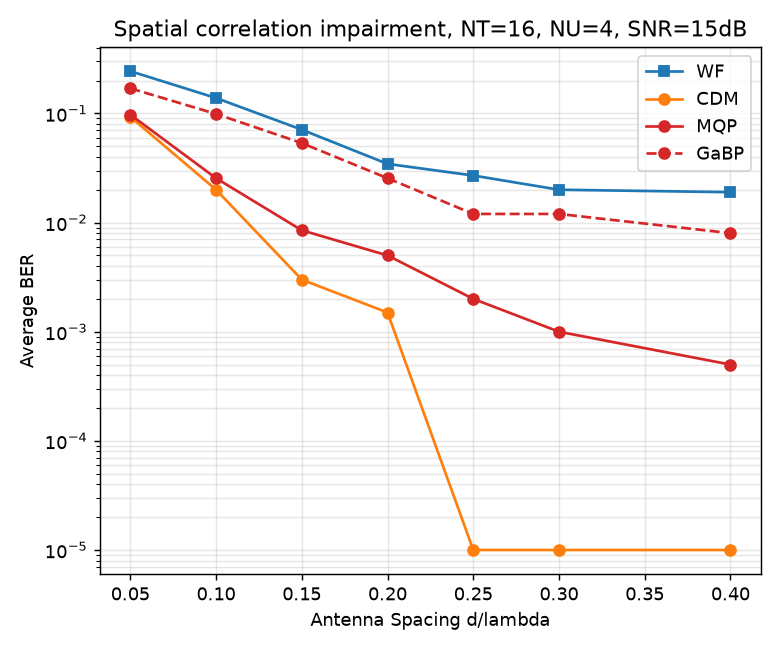

Reproduce this figure in Python.
"""
experiments/fig6_spatial_corr.py -- reproduces Fig. 6(b): robustness to
spatially correlated channels via the Kronecker/Jakes model, eqs (50)-(51).

Uses NT=16, NU=4, QPSK, 1-bit at a fixed SNR (matching the paper's use of
a fixed operating SNR for this sweep, though the paper itself uses 16-QAM
2-bit here -- switched to 1-bit given mqp.py's documented open limitation
at higher resolutions; the qualitative story -- rising BER as spacing
shrinks and correlation grows -- doesn't depend on that choice).

Run:  python3 experiments/fig6_spatial_corr.py
Output: fig6_spatial_corr.png in this directory.
"""

import sys
import os
sys.path.insert(0, os.path.dirname(os.path.dirname(os.path.abspath(__file__))))

import numpy as np
import matplotlib.pyplot as plt

from system_model import (gen_alphabet, qam_constellation, gray_bitmap,
                           beta_star, Qb, kronecker_correlated_channel)
from baselines import precoder_wf , cdm
from mqp import mqp
from gabp import gabp

N_TRIALS = 250
SPACING_RANGE = [0.05, 0.1, 0.15, 0.2, 0.25, 0.3, 0.4]
NT, NU, M, b, P = 16, 4, 4, 1, 1.0
SNR_DB = 15  # matches the paper's fixed operating point for this sweep


def run():
    sigma_n2 = P / (10 ** (SNR_DB / 10))
    levels, thresholds, C = gen_alphabet(b, P, NT)
    Sconst = qam_constellation(M)
    bitmap = gray_bitmap(M)
    methods = ["WF", "CDM", "MQP", "GaBP"]
    ber = {m: [] for m in methods}

    for d_lambda in SPACING_RANGE:
        errs = {m: 0 for m in methods}
        nbits = 0
        rng = np.random.default_rng(23)

        for _ in range(N_TRIALS):
            H = kronecker_correlated_channel(NU, NT, d_lambda, rng)
            sym_idx = rng.integers(0, M, NU)
            s = Sconst[sym_idx]
            true_bits = bitmap[sym_idx]
            n = (rng.standard_normal(NU) + 1j * rng.standard_normal(NU)) * np.sqrt(sigma_n2 / 2)

            def score(x):
                beta = beta_star(s, H, x, NU, sigma_n2)
                y = H @ x + n
                shat = beta * y
                det_idx = np.argmin(np.abs(shat[:, None] - Sconst[None, :]), axis=1)
                return np.sum(bitmap[det_idx] != true_bits)

            x_wf = Qb(precoder_wf(s, H, P, NU, sigma_n2), levels, thresholds)
            errs["WF"] += score(x_wf)

            x_cdm = cdm(s, H, C, NU, sigma_n2, x_wf.copy())
            errs["CDM"] += score(x_cdm)

            x_m, _ = mqp(s, H, C, P, NU, sigma_n2, np.zeros(NT, dtype=complex), Tmax=30)
            errs["MQP"] += score(Qb(x_m, levels, thresholds))

            x_g, _ = gabp(s, H, C, NU, sigma_n2, kmax=150, rho_damp=0.15, lam_check=20)
            errs["GaBP"] += score(Qb(x_g, levels, thresholds))

            nbits += true_bits.size

        for m in methods:
            ber[m].append(max(errs[m] / nbits, 1e-5))
        print(f"  d/lambda={d_lambda:.2f}  errors -- WF:{errs['WF']:5d} CDM:{errs['CDM']:5d} "
              f"MQP:{errs['MQP']:5d} GaBP:{errs['GaBP']:5d}  (of {nbits} bits)")

    return ber


if __name__ == "__main__":
    print(f"NT={NT}, NU={NU}, QPSK, 1-bit, SNR={SNR_DB}dB, sweeping antenna spacing d/lambda")
    ber = run()

    fig, ax = plt.subplots(figsize=(6, 5))
    styles = {"WF": ("tab:blue", "s-"), "CDM": ("tab:orange", "o-"),
              "MQP": ("tab:red", "o-"), "GaBP": ("tab:red", "o--")}
    for m, (color, style) in styles.items():
        ax.semilogy(SPACING_RANGE, ber[m], style, color=color, label=m)
    ax.set_xlabel("Antenna Spacing d/lambda")
    ax.set_ylabel("Average BER")
    ax.set_title(f"Spatial correlation impairment, NT={NT}, NU={NU}, SNR={SNR_DB}dB")
    ax.grid(True, which="both", alpha=0.3)
    ax.legend()
    fig.tight_layout()
    out = os.path.join(os.path.dirname(os.path.abspath(__file__)), "fig6_spatial_corr.png")
    fig.savefig(out, dpi=130)
    print(f"Saved {out}")
